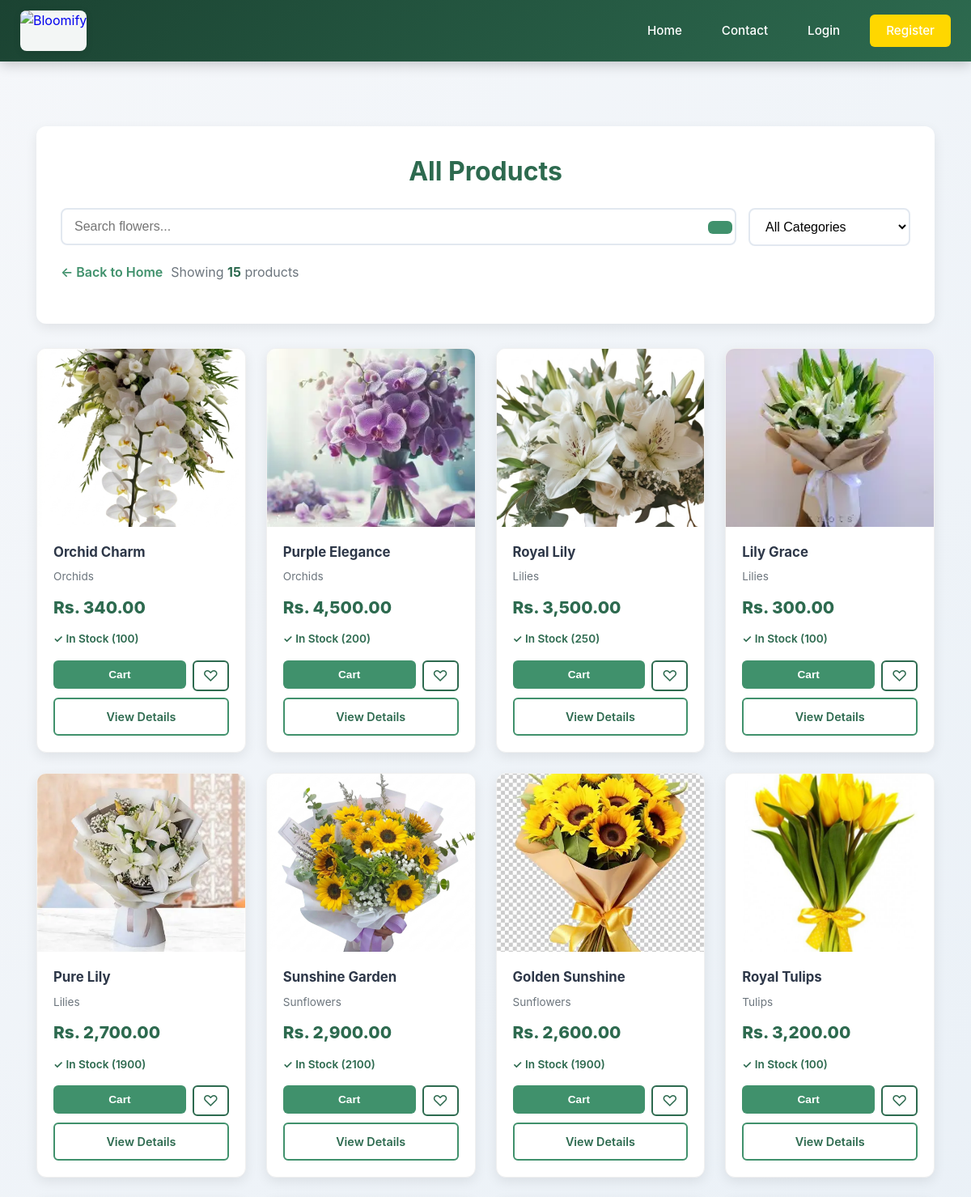
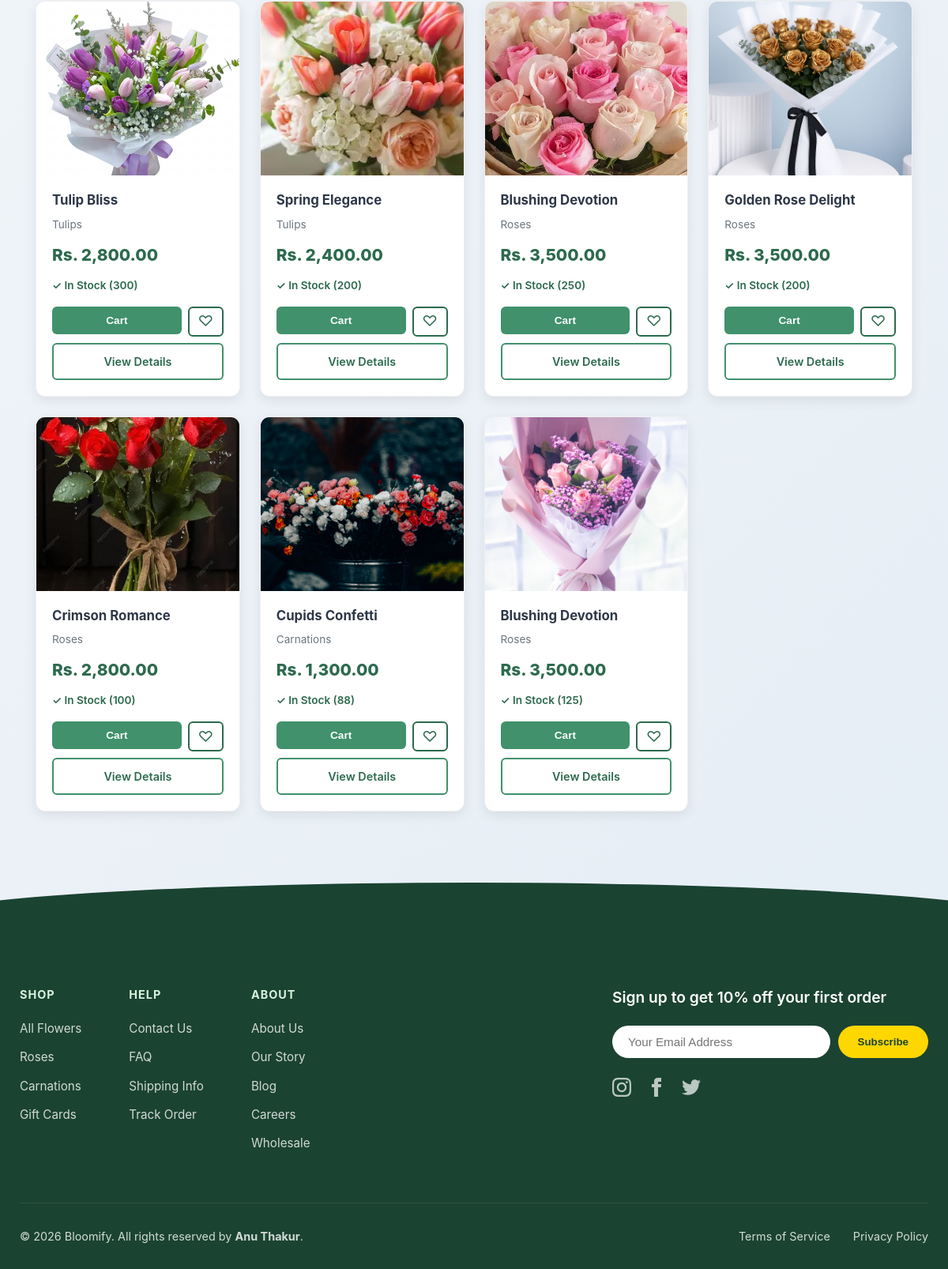
/products.php, run on the app's committed database (2 pictures, top to bottom).
### tables this page shows
CREATE TABLE `products` (
  `id` int(11) NOT NULL,
  `category_id` int(11) DEFAULT NULL,
  `name` varchar(200) NOT NULL,
  `description` text DEFAULT NULL,
  `price` decimal(10,2) NOT NULL,
  `stock` int(11) NOT NULL DEFAULT 0,
  `stock_quantity` int(11) DEFAULT 0,
  `image` varchar(255) DEFAULT NULL,
  `status` enum('active','inactive') DEFAULT 'active',
  `created_at` timestamp NOT NULL DEFAULT current_timestamp(),
  `updated_at` timestamp NOT NULL DEFAULT current_timestamp() ON UPDATE current_timestamp()
);

CREATE TABLE `categories` (
  `id` int(11) NOT NULL,
  `name` varchar(100) NOT NULL,
  `description` text DEFAULT NULL,
  `image` varchar(255) DEFAULT NULL,
  `created_at` timestamp NOT NULL DEFAULT current_timestamp()
);

### includes/functions.php (called while the page is built, shortened)
<?php
function isLoggedIn() {
    return isset($_SESSION['user_id']);
}
function formatPrice($price) {
    return 'Rs. ' . number_format($price, 2);
}
?>

### products.php (the view, shortened to what this page needs)
<?php
require_once __DIR__ . '/includes/header.php';
$search = isset($_GET['search']) ? sanitize($_GET['search']) : '';
$category_id = isset($_GET['category']) ? (int)$_GET['category'] : 0;
$sql = "SELECT p.id, p.name, p.price, p.stock, p.stock_quantity, p.image, p.status, p.category_id, c.name as category_name
        FROM products p
        LEFT JOIN categories c ON p.category_id = c.id
        WHERE p.status = 'active'";
$sql .= " ORDER BY p.id DESC";
$stmt = $conn->prepare($sql);
$stmt->execute();
$products = $stmt->get_result();
?>
<div class="products-container">
    <div class="products-header">
        <h1 class="products-title">
            <?php if (!empty($search)): ?>
                Search Results for "<?php echo htmlspecialchars($search); ?>"
            <?php else: ?>
                All Products
            <?php endif; ?>
        </h1>
        <div class="filters">
            <div class="search-box">
                <form method="GET" action="products.php">
                    <input type="text" name="search" placeholder="Search flowers..." value="<?php echo htmlspecialchars($search); ?>">
                    <button type="submit"></button>
                </form>
            </div>
            <div class="category-filter">
                <form method="GET" action="products.php" id="categoryForm">
                    <select name="category" onchange="document.getElementById('categoryForm').submit()">
                        <option value="0">All Categories</option>
                    </select>
                </form>
            </div>
        </div>
        <div class="results-count">
            <?php if ($category_id > 0): ?>
                <a href="categories.php">← Back to Categories</a>
            <?php else: ?>
                <a href="index.php">← Back to Home</a>
            <?php endif; ?>
            <span>Showing <strong><?php echo $products->num_rows; ?></strong> product<?php echo ($products->num_rows != 1) ? 's' : ''; ?></span>
        </div>
    </div>
    <?php if ($products->num_rows > 0): ?>
        <div class="product-grid">
            <?php while($product = $products->fetch_assoc()): ?>
                <div class="product-card">
                    <div class="product-img">
                        <?php if (!empty($product['image'])): ?>
                            <img src="<?php echo SITE_URL; ?>/assets/images/<?php echo htmlspecialchars($product['image']); ?>" alt="<?php echo htmlspecialchars($product['name']); ?>" onerror="this.parentElement.innerHTML=''">
                        <?php else: ?>
                            🌸
                        <?php endif; ?>
                    </div>
                    <div class="product-info">
                        <h3 class="product-name"><?php echo htmlspecialchars($product['name']); ?></h3>
                        <?php if (!empty($product['category_name'])): ?>
                            <div class="product-category"><?php echo htmlspecialchars($product['category_name']); ?></div>
                        <?php endif; ?>
                        <div class="product-price"><?php echo formatPrice($product['price']); ?></div>
                        <div class="product-stock">
                            <?php
                            $stock_qty = (int)($product['stock'] ?? $product['stock_quantity'] ?? 0);
                            if ($stock_qty > 0): ?>
                                <span style="color: #2d6a4f; font-weight: 600;">✓ In Stock (<?php echo $stock_qty; ?>)</span>
                            <?php else: ?>
                                <span style="color: #d90429; font-weight: 600;">✕ Out of Stock</span>
                            <?php endif; ?>
                        </div>
                        <div style="display: flex; flex-direction: column; gap: 8px;">
                            <div style="display: flex; gap: 8px;">
                                <form method="POST" action="add-to-cart.php" style="flex: 1; margin: 0;">
                                    <button type="submit" name="add_to_cart" style="width: 100%; padding: 10px; background: #40916c; color: white; border: none; border-radius: 6px; font-weight: 600; cursor: pointer; font-size: 0.85rem;">
                                         Cart
                                    </button>
                                </form>
                                <?php if (isLoggedIn()): ?>
                                    <?php
                                    $check_sql = "SELECT id FROM wishlist WHERE user_id = ? AND product_id = ?";
                                    $check_stmt = $conn->prepare($check_sql);
                                    $check_stmt->bind_param("ii", $_SESSION['user_id'], $product['id']);
                                    $check_stmt->execute();
                                    $in_wishlist = $check_stmt->get_result()->num_rows > 0;
                                    ?>
                                    <form method="POST" action="wishlist-action.php" style="margin: 0;">
                                        <input type="hidden" name="product_id" value="<?php echo $product['id']; ?>">
                                        <input type="hidden" name="action" value="<?php echo $in_wishlist ? 'remove' : 'add'; ?>">
                                        <button type="submit" style="width: 45px; height: 38px; background: <?php echo $in_wishlist ? '#fee2e2' : 'white'; ?>; color: <?php echo $in_wishlist ? '#d90429' : '#2d6a4f'; ?>; border: 2px solid <?php echo $in_wishlist ? '#d90429' : '#2d6a4f'; ?>; border-radius: 6px; cursor: pointer; font-size: 1.2rem; display: flex; align-items: center; justify-content: center; transition: all 0.3s;">
                                            <?php echo $in_wishlist ? '❤️' : '♡'; ?>
                                        </button>
                                    </form>
                                <?php else: ?>
                                    <a href="login.php" style="width: 45px; height: 38px; background: white; color: #2d6a4f; border: 2px solid #2d6a4f; border-radius: 6px; display: flex; align-items: center; justify-content: center; font-size: 1.2rem; text-decoration: none;">
                                        ♡
                                    </a>
                                <?php endif; ?>
                            </div>
                            <a href="product-details.php?id=<?php echo $product['id']; ?>" style="width: 100%; padding: 10px; background: white; color: #2d6a4f; border: 2px solid #40916c; border-radius: 6px; font-weight: 600; text-align: center; text-decoration: none; font-size: 0.9rem; display: block; box-sizing: border-box;">
                                View Details
                            </a>
                        </div>
                    </div>
                </div>
            <?php endwhile; ?>
        </div>
    <?php endif; ?>
</div>
<?php require_once __DIR__ . '/includes/footer.php'; ?>

### assets/css/style.css (style rules this page uses)
* { margin: 0; padding: 0; box-sizing: border-box; }
body { font-family: 'Inter', 'Segoe UI', system-ui, sans-serif; background: linear-gradient(135deg, #f5f7fa 0%, #e4edf5 100%); color: #2d3748; line-height: 1.6; min-height: 100vh; display: flex; flex-direction: column; }

### products.php (style rules this page uses)
.products-container { max-width: 1200px; margin: 30px auto; padding: 20px; }
.products-header { background: white; padding: 30px; border-radius: 12px; box-shadow: 0 5px 15px rgba(0,0,0,0.08); margin-bottom: 30px; }
.products-title { font-size: 2rem; color: #2d6a4f; margin-bottom: 20px; font-weight: 700; text-align: center; }
.filters { display: flex; gap: 15px; margin-bottom: 20px; flex-wrap: wrap; }
.search-box { flex: 1; min-width: 250px; position: relative; }
.search-box input { width: 100%; padding: 12px 45px 12px 15px; border: 2px solid #e2e8f0; border-radius: 8px; font-size: 1rem; transition: all 0.3s; }
.search-box button { position: absolute; right: 5px; top: 50%; transform: translateY(-50%); background: #40916c; color: white; border: none; padding: 8px 15px; border-radius: 6px; cursor: pointer; transition: background 0.3s; font-size: 1.1rem; }
.category-filter { min-width: 200px; }
.category-filter select { width: 100%; padding: 12px 15px; border: 2px solid #e2e8f0; border-radius: 8px; font-size: 1rem; background: white; cursor: pointer; transition: all 0.3s; }
.results-count { color: #6c757d; font-size: 1rem; margin-bottom: 20px; display: flex; align-items: center; flex-wrap: wrap; gap: 10px; }
.results-count strong { color: #2d6a4f; }
.results-count a { color: #40916c; text-decoration: none; font-weight: 600; transition: color 0.3s; }
.product-grid { display: grid; grid-template-columns: repeat(auto-fill, minmax(240px, 1fr)); gap: 25px; }
.product-card { background: white; border-radius: 12px; overflow: hidden; box-shadow: 0 5px 15px rgba(0,0,0,0.08); transition: transform 0.3s, box-shadow 0.3s; border: 1px solid #f0f0f0; }
.product-img { height: 220px; background: linear-gradient(135deg, #f5f7fa 0%, #e4edf5 100%); display: flex; align-items: center; justify-content: center; font-size: 4rem; color: #40916c; overflow: hidden; }
.product-img img { width: 100%; height: 100%; object-fit: cover; transition: transform 0.5s; }
.product-info { padding: 20px; display: flex; flex-direction: column; }
.product-name { font-size: 1.05rem; font-weight: 700; color: #2d3748; margin-bottom: 8px; line-height: 1.4; }
.product-category { font-size: 0.85rem; color: #6c757d; margin-bottom: 10px; }
.product-price { font-size: 1.3rem; color: #2d6a4f; font-weight: 800; margin-bottom: 12px; }
.product-stock { font-size: 0.85rem; color: #6c757d; margin-bottom: 15px; }

### data on the page
products: image (picture), name "Orchid Charm", category.name "Orchids", price "Rs. 340.00", stock "100"
products: image (picture), name "Purple Elegance", category.name "Orchids", price "Rs. 4,500.00", stock "200"
products: image (picture), name "Royal Lily", category.name "Lilies", price "Rs. 3,500.00", stock "250"
products: image (picture), name "Lily Grace", category.name "Lilies", price "Rs. 300.00", stock "100"
products: image (picture), name "Pure Lily", category.name "Lilies", price "Rs. 2,700.00", stock "1900"
products: image (picture), name "Sunshine Garden", category.name "Sunflowers", price "Rs. 2,900.00", stock "2100"
products: image (picture), name "Golden Sunshine", category.name "Sunflowers", price "Rs. 2,600.00", stock "1900"
products: image (picture), name "Royal Tulips", category.name "Tulips", price "Rs. 3,200.00", stock "100", $product['id'] 10 (drawn)
products: image (picture), name "Tulip Bliss", category.name "Tulips", price "Rs. 2,800.00", stock "300"
products: image (picture), name "Spring Elegance", category.name "Tulips", price "Rs. 2,400.00", stock "200"
products: image (picture), name "Blushing Devotion", category.name "Roses", price "Rs. 3,500.00", stock "250"
products: image (picture), name "Golden Rose Delight", category.name "Roses", price "Rs. 3,500.00", stock "200"
products: image (picture), name "Crimson Romance", category.name "Roses", price "Rs. 2,800.00", stock "100"
products: image (picture), name "Cupids Confetti", category.name "Carnations", price "Rs. 1,300.00", stock "88"
products: image (picture), name "Blushing Devotion", category.name "Roses", price "Rs. 3,500.00", stock "125", $product['id'] 1 (drawn)

### other printed values
$products->num_rows "15"
